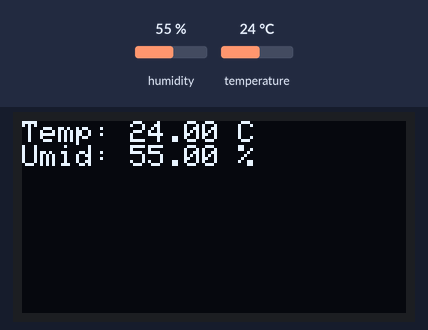
This sketch was run on a simulated ESP8266 (NodeMCU). On the bench: 128×64 one-colour display. The test bench sets the inputs (shaded band); at power-on: humidity 55 %, temperature 24 °C.

Above: at 2.8 s.
2.9 s: humidity set to 22 %
At 4.7 s:
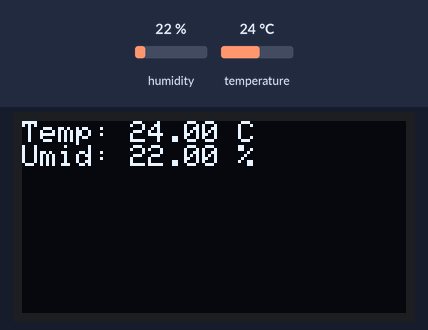
5.6 s: temperature set to 12 °C
At 7.4 s:
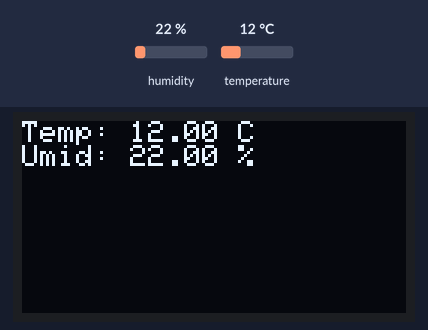
8.3 s: humidity set to 40 %
At 11.4 s:
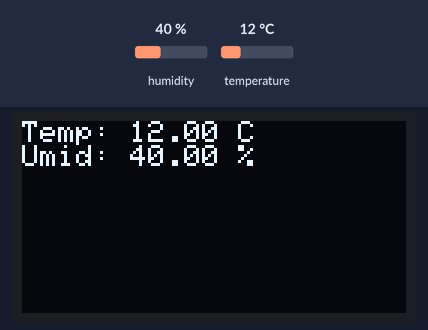
11.7 s: temperature set to 19 °C
Timing chart, 0 to 14.7 s (numbered marks = the images above; inputs shaded):
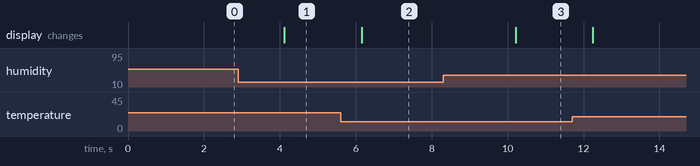

The sketch:

esp8266_display_setup.ino
```cpp
#include <Wire.h>
#include <Adafruit_GFX.h>
#include <Adafruit_SSD1306.h>
#include <DHT.h>

// Setări pentru OLED
#define SCREEN_WIDTH 128
#define SCREEN_HEIGHT 64
#define OLED_RESET    -1
Adafruit_SSD1306 display(SCREEN_WIDTH, SCREEN_HEIGHT, &Wire, OLED_RESET);

// Setări pentru senzorul DHT
#define DHTPIN 4      // GPIO 4 pentru senzorul DHT (poți folosi orice alt pin disponibil)
#define DHTTYPE DHT22 // AM2302 este un DHT22
DHT dht(DHTPIN, DHTTYPE);

void setup() {
  // Inițializează I2C folosind pinii specificați
  Wire.begin(14, 12); // SDA = GPIO 14, SCL = GPIO 12

  // Inițializează OLED
  if(!display.begin(SSD1306_SWITCHCAPVCC, 0x3C)) {
    for(;;); // Nu a reușit să inițializeze OLED-ul
  }
  display.clearDisplay();

  // Inițializează senzorul DHT
  dht.begin();

  // Inițializare serial monitor pentru debugging
  Serial.begin(115200);
}

void loop() {
  // Citește temperatura și umiditatea
  float h = dht.readHumidity();
  float t = dht.readTemperature();

  // Verifică dacă citirea este corectă
  if (isnan(h) || isnan(t)) {
    Serial.println("Eroare la citirea senzorului DHT!");
    return;
  }

  // Afișează pe OLED
  display.clearDisplay();
  display.setTextSize(1);
  display.setTextColor(SSD1306_WHITE);
  display.setCursor(0,0);

  display.println("Temp: " + String(t) + " C");
  display.println("Umid: " + String(h) + " %");

  display.display();

  // Așteaptă 2 secunde înainte de următoarea citire
  delay(2000);
}
```

Measured:
- after the input at 2.9 s, the display: changes after 1.2 s (image 1)
- after the input at 5.6 s, the display: changes after 0.55 s (image 2)
- after the input at 8.3 s, the display: changes after 1.9 s (image 3)
